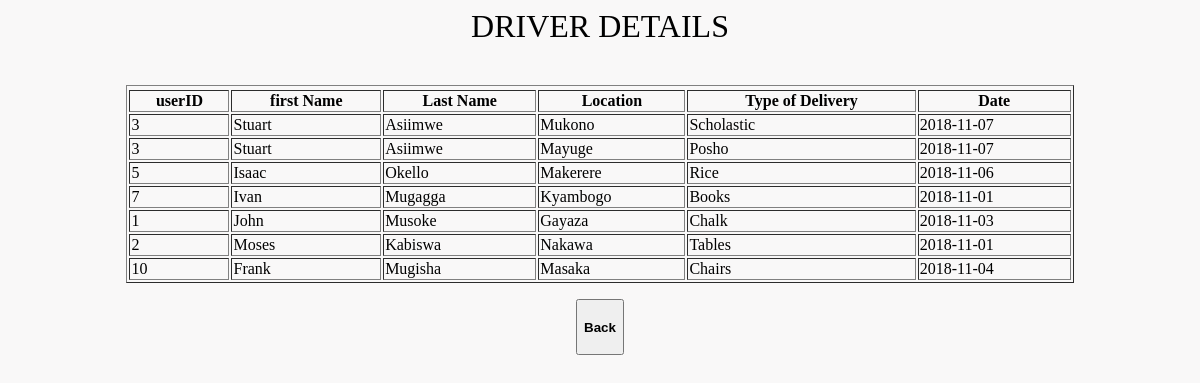
Screenshot of /search.php with the database file from the repository.
### tables this page shows
CREATE TABLE IF NOT EXISTS `delivery` (
  `deliveryID` int(15) NOT NULL AUTO_INCREMENT,
  `Userid` int(11) NOT NULL,
  `client` varchar(100) NOT NULL,
  `contact` varchar(30) NOT NULL,
  `type_of_delivery` varchar(100) NOT NULL,
  `location` varchar(100) NOT NULL,
  `Date` date NOT NULL,
  PRIMARY KEY (`deliveryID`),
  KEY `Userid` (`Userid`)
);

CREATE TABLE IF NOT EXISTS `users` (
  `userid` int(11) NOT NULL AUTO_INCREMENT,
  `fname` varchar(12) NOT NULL,
  `lname` varchar(12) NOT NULL,
  `contact` int(15) NOT NULL,
  `residence` varchar(30) NOT NULL,
  `email` varchar(24) NOT NULL,
  `pwd` varchar(24) NOT NULL,
  PRIMARY KEY (`userid`)
);

### search.php (the view, shortened to what this page needs)
<!DOCTYPE html>
<html>
    <head>
     <link rel="stylesheet" type="text/css" href="css/style.css">
    </head>
    <body style="background-color:peach;" >
<?php
    require("dbconnect.php");
    $fname=$connection->real_escape_string($_POST['fname']);
    $date=$connection->real_escape_string($_POST['date']);
	$query ="SELECT users.userid, users.fname, users.lname, delivery.location, delivery.type_of_delivery, delivery.date FROM users LEFT JOIN delivery ON users.userid=delivery.userid WHERE fname LIKE '%$fname%'AND date LIKE '%$date%' ";
	$result =mysqli_query($connection,$query);
if(mysqli_num_rows($result)>0){
	?>
        <div class="container-login100">
	<table border="1px" width="80%" align="center" tr:nth-child(even)=background-color:#f2f2f2;>
        <tr><h1 style="color: black">DRIVER DETAILS</h1></tr>
	<tr>
		<th>userID</th>
		<th>first Name </th>
		<th>Last Name</th>
		<th>Location</th>
		<th>Type of Delivery</th>
		<th>Date</th>
	</tr>
    <?php
while($row = mysqli_fetch_array($result)){
		echo "<tr>";
        echo "<td>".$row['userid']."</td>";
		echo "<td>".$row['fname']."</td>";
		echo "<td>".$row['lname']."</td>";
		echo "<td>".$row['location']."</td>";
		echo "<td>".$row['type_of_delivery']."</td>";
		echo "<td>".$row['date']."</td>";
		?>
		<?php
     }
		echo "</tr>";
	echo "</table>";
}
else
    echo "result not found";
?>
        <p align="center">
            <button type="submit" class="btn btn-primary style" ><a href="manager.php"><h4 align="center" style="color:black;">Back</h4></a></button>
        </p>
    </div>
    </body>
</html>

### css/style.css (style rules this page uses)
*, *:before, *:after { box-sizing: border-box; }
html { overflow-y: scroll; }
h4 { color: white; }
body { background: #c1bdba; background: font-family: 'Titillium Web', sans-serif; }
a { text-decoration: none; color: #1ab188; -webkit-transition: .5s ease; transition: .5s ease; }
h1 { text-align: center; color: #ffffff; font-weight: 300; margin: 0 0 40px; }
.container-login100::before { content: ""; display: block; position: absolute; z-index: -1; width: 100%; height: 100%; top: 0; left: 0; background-color: rgba(255,255,255,0.9); }

### rows the page displays
delivery: Userid.userid "3", Userid.fname "Stuart", Userid.lname "Asiimwe", location "Mukono", type_of_delivery "Scholastic", Date "2018-11-07"
delivery: Userid.userid "3", Userid.fname "Stuart", Userid.lname "Asiimwe", location "Mayuge", type_of_delivery "Posho", Date "2018-11-07"
delivery: Userid.userid "5", Userid.fname "Isaac", Userid.lname "Okello", location "Makerere", type_of_delivery "Rice", Date "2018-11-06"
delivery: Userid.userid "7", Userid.fname "Ivan", Userid.lname "Mugagga", location "Kyambogo", type_of_delivery "Books", Date "2018-11-01"
delivery: Userid.userid "1", Userid.fname "John", Userid.lname "Musoke", location "Gayaza", type_of_delivery "Chalk", Date "2018-11-03"
delivery: Userid.userid "2", Userid.fname "Moses", Userid.lname "Kabiswa", location "Nakawa", type_of_delivery "Tables", Date "2018-11-01"
delivery: Userid.userid "10", Userid.fname "Frank", Userid.lname "Mugisha", location "Masaka", type_of_delivery "Chairs", Date "2018-11-04"
